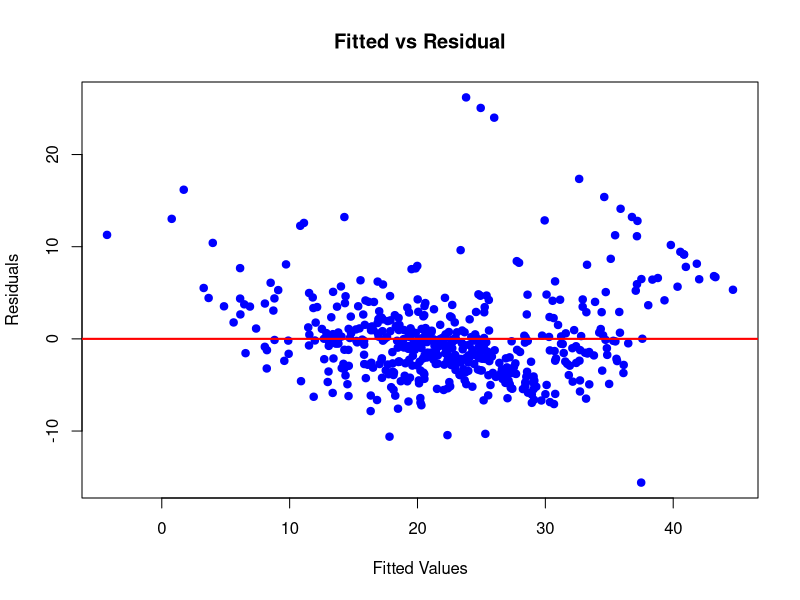
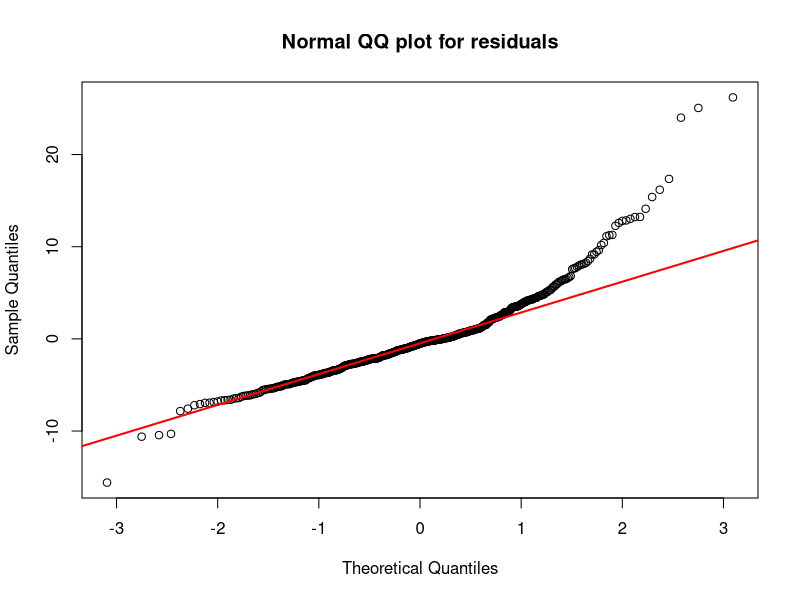

Recreate these plots in R, in order.
#Checking multiple-regression assumptions

library(MASS)
data("Boston")

model_a <- lm(medv~.,data = Boston)
summary(model_a)

#(a) plot residuals against fitted values and add a horizontal reference line at zero;

plot(fitted(model_a), residuals(model_a),
     xlab = "Fitted Values",
     ylab = "Residuals",
     main = "Fitted vs Residual",
     pch = 19,
     col = "blue")

abline(h=0, col = "red", lwd = 2)

#(b) draw a normal Q–Q plot of the residuals and apply the Shapiro–Wilk test;

qqnorm(residuals(model_a), main = "Normal QQ plot for residuals")
qqline(residuals(model_a), col = "red", lwd = 2)

#Points close to the red line → residuals are approximately normal.
#Points deviate at the tails → heavy tails, skewness, or outliers.

shapiro_result <- shapiro.test(residuals(model_a))
shapiro_result

#H0 : Residuals are normally distributed.
#H1 : Residuals are not normally distributed

#(c) use lmtest::dwtest() to check residual independence;

library(lmtest)

dw_test <- dwtest(model_a)
dw_test

# H0 : Residuals are uncorrelated (no autocorrelation).
# H1 : Residuals are positively autocorrelated.

#(d) use car::vif() to assess multicollinearity;

library(car)

vif_test <- vif(model_a)
vif_test

# VIF	    Interpretation
# 1	      No correlation
# 1–5	    Moderate correlation (acceptable)
# 5–10	  High correlation (concerning)
# > 10	  Severe multicollinearity (problematic)

#(e) state the residual-plot pattern expected under homoscedasticity;
#          A random scatter of points with constant spread across all fitted values.

#(f) identify which output would warn you about highly correlated predictors.
#          The VIF output from car::vif() warns about highly correlated predictors.
